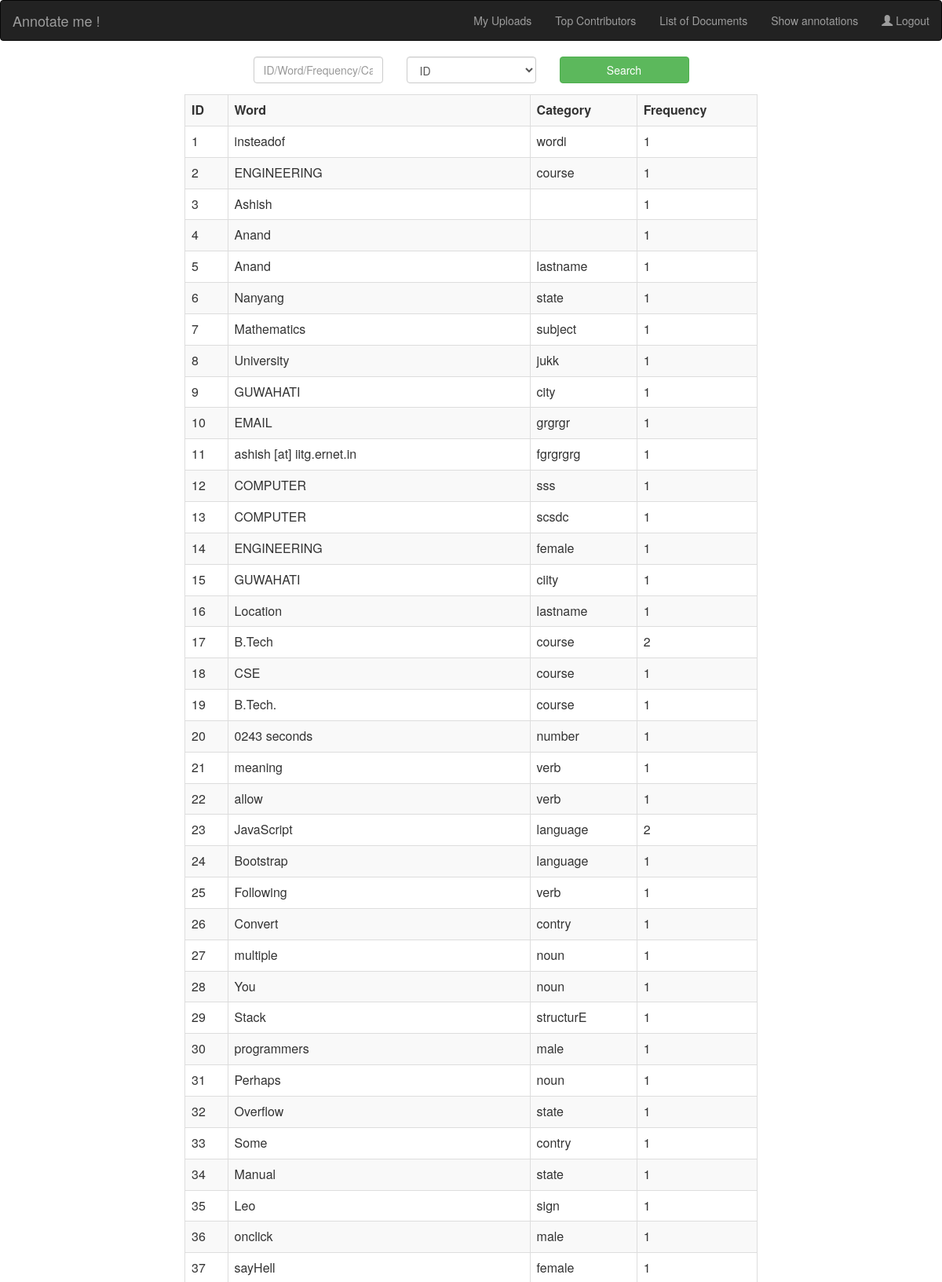
Page /Website/show_all_annotations.php (signed in, upper part) on the committed database.
### tables this page shows
CREATE TABLE `word_list` (
  `id` int(11) NOT NULL,
  `word` varchar(30) NOT NULL,
  `type` text NOT NULL,
  `frequency` int(4) NOT NULL,
  `date` datetime NOT NULL DEFAULT CURRENT_TIMESTAMP
);

### Website/core.inc.php (called while the page is built, shortened)
<?php
if(!function_exists("getuserfield"))
{
function getuserfield($field)
{
	$connect = mysqli_connect('localhost','root','','annotated_words');
	$query="SELECT $field FROM users WHERE id='".$_SESSION['user_id']."'";
if($r=$connect->query($query))
{
    $row = $r->fetch_assoc()[$field];
	return $row;
}
	}
}
?>

### Website/show_all_annotations.php (the view, shortened to what this page needs)
<?php
require_once 'core.inc.php';
$username = getuserfield('username');
$display = 1;
?>
 <html>
<head>
<link href="bootstrap-3.3.6-dist/css/bootstrap.min.css" rel="stylesheet" />
<link rel="stylesheet" href="Animations/animate.css">
</head>
<body>
<nav class="navbar navbar-inverse">
<div class="container-fluid">
<div class="navbar-header">
<a class="navbar-brand" href="main.php">Annotate me !</a>
</div>
<ul class="nav navbar-nav navbar-right">
<?php
if($username == "ashish_anand")
{
  echo "<li> <a  href='show_all_annotations.php'>All annotations</a></li>";
    echo "<li> <a  href='show_uploads.php'>Show Uploads</a></li>";
    echo "<li> <a  href='show_part.php'>Document wise annotations</a></li>";
}
else
  echo "<li> <a  href='my_uploads.php'>My Uploads</a></li>";
?>
<li>
                        <a  href="top_contributors.php">Top Contributors</a>
  </li>
<li><a href="show_doc.php">List of Documents</a></li>
<li><a href="show.php">Show annotations</a></li>
<li><a href="logout.php"><span class="glyphicon glyphicon-user"></span> Logout</a></li>
</ul>
</div>
</nav>
<div class="container">
<form role = "form" method = "POST" action = "show_all_annotations.php">
<div class = "row">
<div class = "form-group">
<div class = "col-md-2 col-md-offset-3">
<div class="wow bounceInLeft center">
<input type = "text" class = "form-control" name = "search_val" placeholder="ID/Word/Frequency/Category" />
</div></div>
<div class = "col-sm-2"><div class="wow bounceInDown">
<select id="sel1" class = "form-control" name = "field">
<option value = "id">ID</option>
</select>
</div></div>
<div class = "col-md-2"><div class="wow bounceInRight center">
<input type = "submit" class = "btn btn-success btn-block" name = "search" value = "Search" />
</div>
</div>
</div>
</div>
</form>
<div class="wow bounceInUp">
<div class = "col-md-8 col-md-offset-2">
        <?php
if($display == 1){
  $query = "SELECT * FROM word_list";
$result = $connect->query($query);
$count = 1;
echo '<table class="table table-striped table-bordered table-hover">';
echo "<tr><th>ID</th><th>Word</th><th>Category</th><th>Frequency</th></tr>";
while($row = $result->fetch_assoc())
{
  echo "<tr><td>";
  echo $count;
  $count = $count + 1;
   echo "</td><td>";
  echo $row['word'];
  echo "</td><td>";
  echo $row['type'];
  echo "</td><td>";
  echo $row['frequency'];
  echo "</td></tr>";
}
echo "</table>";
}
?>
</div>
</div>
</div>
</body>
</html>

### rows in the picture
word_list: word "insteadof", type "wordi", frequency "1"
word_list: word "ENGINEERING", type "course", frequency "1"
word_list: word "Ashish", frequency "1"
word_list: word "Anand", frequency "1"
word_list: word "Anand", type "lastname", frequency "1"
word_list: word "Nanyang", type "state", frequency "1"
word_list: word "Mathematics", type "subject", frequency "1"
word_list: word "University", type "jukk", frequency "1"
word_list: word "GUWAHATI", type "city", frequency "1"
word_list: word "EMAIL", type "grgrgr", frequency "1"
word_list: word "ashish [at] iitg.ernet.in", type "fgrgrgrg", frequency "1"
word_list: word "COMPUTER", type "sss", frequency "1"
word_list: word "COMPUTER", type "scsdc", frequency "1"
word_list: word "ENGINEERING", type "female", frequency "1"
word_list: word "GUWAHATI", type "ciity", frequency "1"
word_list: word "Location", type "lastname", frequency "1"
word_list: word "B.Tech", type "course", frequency "2"
word_list: word "CSE", type "course", frequency "1"
word_list: word "B.Tech.", type "course", frequency "1"
word_list: word "0243 seconds", type "number", frequency "1"
word_list: word "meaning", type "verb", frequency "1"
word_list: word "allow", type "verb", frequency "1"
word_list: word "JavaScript", type "language", frequency "2"
word_list: word "Bootstrap", type "language", frequency "1"
word_list: word "Following", type "verb", frequency "1"
word_list: word "Convert", type "contry", frequency "1"
word_list: word "multiple", type "noun", frequency "1"
word_list: word "You", type "noun", frequency "1"
word_list: word "Stack", type "structurE", frequency "1"
word_list: word "programmers", type "male", frequency "1"
word_list: word "Perhaps", type "noun", frequency "1"
word_list: word "Overflow", type "state", frequency "1"
word_list: word "Some", type "contry", frequency "1"
word_list: word "Manual", type "state", frequency "1"
word_list: word "Leo", type "sign", frequency "1"
word_list: word "onclick", type "male", frequency "1"
word_list: word "sayHell", type "female", frequency "1"
